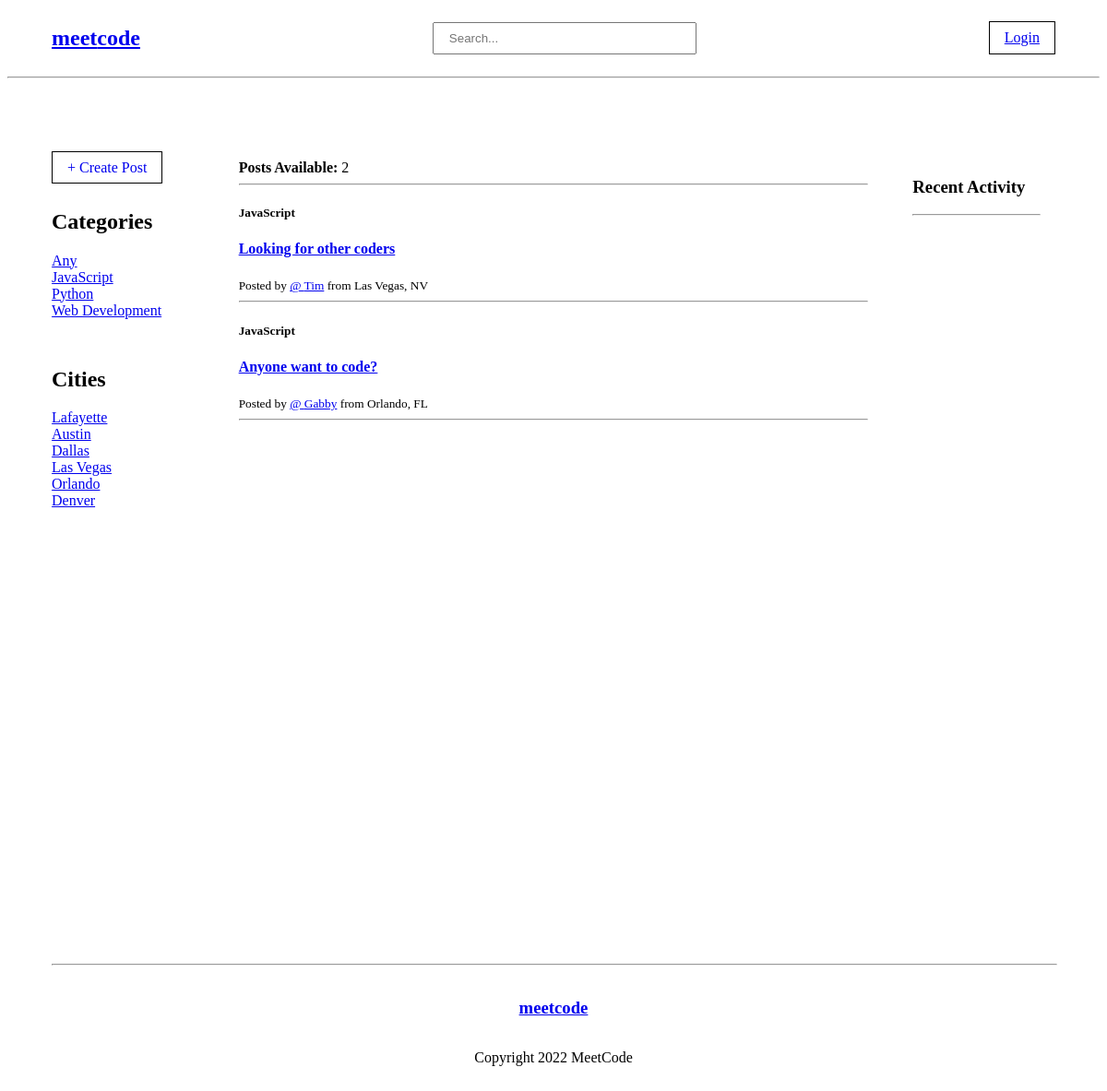
Screenshot of /?q=JavaScript with the database file from the repository.
### base/models.py (models this page shows, shortened)
class Category(models.Model):
    name = models.CharField(max_length=50)
    def __str__(self):
        return self.name

class Board(models.Model):
    author = models.ForeignKey(User, on_delete=models.SET_NULL, null=True)
    category = models.ForeignKey(Category, on_delete=models.SET_NULL, null=True)
    city = models.CharField(max_length=30, null=True, blank=True)
    state = models.CharField(max_length=2, null=True, blank=True)
    name = models.CharField(max_length=200)
    description = models.TextField(null=True, blank=True)
    members = models.ManyToManyField(User, related_name='members', blank=True)
    updated = models.DateTimeField(auto_now=True)
    created = models.DateTimeField(auto_now_add=True)
    class Meta:
        ordering = ['-updated', '-created']

### base/views.py (the view)
# urls.py: path("", views.home, name="home"),
def home(request):
    query = request.GET.get('q') if request.GET.get('q') != None else ''
    board_list = Board.objects.filter(
        Q(name__icontains=query) |
        Q(city__icontains=query) |
        Q(category__name__icontains=query)
    )
    board_count = board_list.count()
    activity_comments = Message.objects.filter(Q(board__city__icontains=query))[:10]
    categories = Category.objects.all()[:10]
    cities = Board.objects.all()[:10]
    context = {'board_list': board_list, 'board_count': board_count,
               'activity_comments': activity_comments, 'categories': categories, 'cities': cities}
    return render(request, 'base/home.html', context)

### base/templates/base/home.html
{% extends 'layout.html' %}
{% block content %}
<div class="main-container">
    <div class="left-sidebar">
        <div class="new-post-container">
            <a class="new-post" href="{% url 'new-board' %}">+ Create Post</a>
        </div>
        <div class="category-container">
            {% include 'base/category_module.html' %}
        </div>
        <div class="category-container">
            {% include 'base/cities_module.html' %}
        </div>
    </div>
    <div class="content-container">
        <div>
          {% if board_count > 0 %}
          <span><strong>Posts Available:</strong> {{board_count}}</span>
          {% else %}
          <span><strong>No Posts Found</span>
          {% endif %}
          <hr>
        </div>
        {% include 'base/results_module.html' %}
    </div>
    <div class="right-sidebar">
        <div class="activity-container">
            {% include 'base/activity_module.html' %}
        </div>
    </div>
</div>
{% endblock content %}

### base/templates/base/category_module.html
<h2>Categories</h2>
<a href="{% url 'home' %}">Any</a>
{% for category in categories %}
    <div>
        <a href="{% url 'home' %}?q={{category.name}}">{{category.name}}</a>
    </div>
{% endfor %}

### base/templates/base/cities_module.html
<h2>Cities</h2>
{% for board in cities %}
    <div>
        <a href="{% url 'home' %}?q={{board.city}}">{{board.city.title}}</a>
    </div>
{% endfor %}

### base/templates/base/results_module.html (shortened to what this page needs)
{% for board in board_list %}
<div>
    <h5>{{board.category}}</h5>
    <h4><a href="{% url 'board' board.id %}">{{board.name}}</a></h4>
    <span><small>Posted by <a href="{% url 'user-profile' board.author.id %}">@ {{board.author.username.title}}</a> from {{board.city.title}}, {{board.state.upper}}</small></span>
    <hr>
</div>
{% endfor %}

### templates/layout.html (style rules this page uses)
.main-container { display: grid; grid-template-columns: 1fr 4fr 1fr; padding: 3rem; gap: 2rem; height: 100vh; }
.content-container { padding: 2rem 0; }
.left-sidebar { padding: 2rem 0; }
.right-sidebar { padding: 2rem 0; }
.new-post-container { padding-top: 0; }
.new-post { text-decoration: none; border: 1px solid #000; padding: .5rem 1rem; }
.category-container { padding: 1rem 0; }
.activity-container { padding: 0 1rem; }

### rows the page displays
Category: name "JavaScript"
Category: name "Python"
Category: name "Web Development"
Board: city "Lafayette"
Board: city "Austin"
Board: city "Dallas"
Board: city "Las Vegas", category "JavaScript", name "Looking for other coders", author.username "Tim", state "NV"
Board: city "Orlando", category "JavaScript", name "Anyone want to code?", author.username "Gabby", state "FL"
Board: city "Denver"

### other values shown
{{ board_count }} "2"
